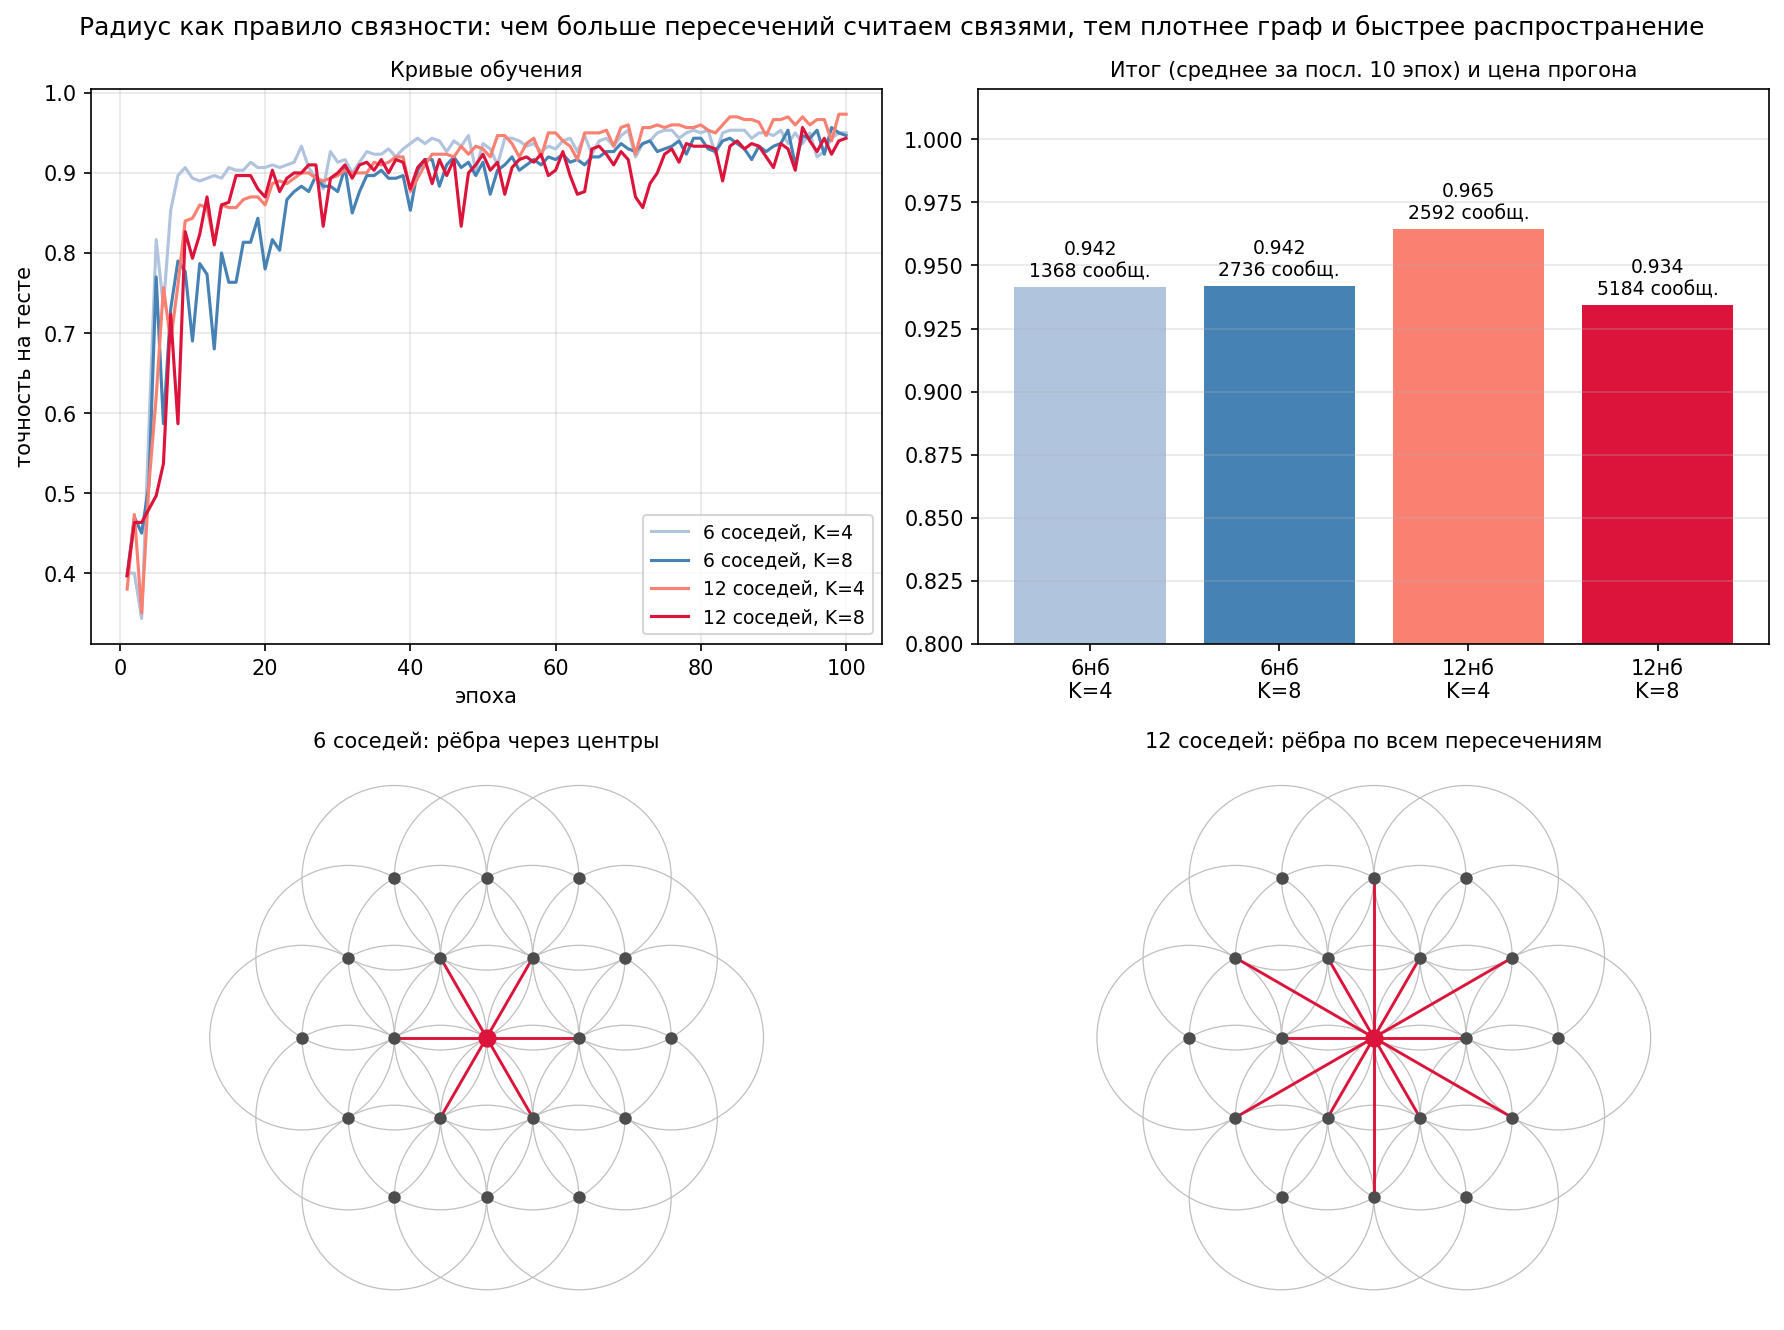

Source code (Python):
# -*- coding: utf-8 -*-
"""
Эксперимент: сколько пересечений считать связями?

При радиусе окружности = шагу решётки (пропорция Цветка жизни)
окружность пересекается не только с 6 ближайшими, но и со вторым
поясом (расстояние sqrt(3) < 2 радиусов). Сравниваем:

  NB=6  — рёбра только «через центр соседа» (расстояние 1)
  NB=12 — рёбра по всем пересечениям (расстояния 1 и sqrt(3))

и число шагов распространения K=4 / K=8. Всего 4 конфигурации,
данные и стартовые веса одинаковые (seed).

Запуск: NB=6 K=8 python3 ...; после всех четырёх: FIGURE=1 python3 ...
"""
import os
import numpy as np

rng = np.random.default_rng(42)
NB = int(os.environ.get("NB", 6))
K = int(os.environ.get("K", 8))

# ------------------------------------------------------- решётка
R_MAX = 6
axial = [(q, r) for q in range(-R_MAX, R_MAX + 1) for r in range(-R_MAX, R_MAX + 1)
         if max(abs(q), abs(r), abs(q + r)) <= R_MAX]
pos = np.array([(q + r / 2.0, r * np.sqrt(3) / 2.0) for q, r in axial])
N = len(axial)

def build_A(cutoff):
    d = np.linalg.norm(pos[:, None] - pos[None, :], axis=2)
    A = ((d > 1e-9) & (d < cutoff)).astype(float)
    return A, A / np.maximum(A.sum(1, keepdims=True), 1)

CUTOFF = {6: 1.1, 12: 1.9}[NB]     # 1.9: включает sqrt(3)~1.73, исключает 2.0
A, A_hat = build_A(CUTOFF)
E = int(A.sum() / 2)
print(f"NB={NB} K={K}: {N} узлов, {E} связей, "
      f"сообщений за прогон: {E * K}")

# ------------------------------------------------------- данные (общие)
def make_dataset(n_samples):
    X = np.zeros((n_samples, N, 1))
    y = rng.integers(0, 3, n_samples)
    inner = np.where(np.linalg.norm(pos, axis=1) < R_MAX - 2.5)[0]
    for s in range(n_samples):
        c = pos[rng.choice(inner)]
        d = np.linalg.norm(pos - c, axis=1)
        if y[s] == 0:
            r0 = rng.uniform(1.6, 3.2)
            v = (np.abs(d - r0) < 0.55).astype(float)
        elif y[s] == 1:
            v = np.exp(-d ** 2 / (2 * 1.1 ** 2))
        else:
            ang = rng.uniform(0, np.pi)
            nvec = np.array([np.cos(ang), np.sin(ang)])
            v = (np.abs((pos - c) @ nvec) < 0.55).astype(float)
        X[s, :, 0] = v + rng.normal(0, 0.15, N)
    return X, y

Xtr, ytr = make_dataset(900)
Xte, yte = make_dataset(300)

# ------------------------------------------------------- модель
D = 8

def init(shape, scale=None):
    scale = scale or 1.0 / np.sqrt(shape[0])
    return rng.normal(0, scale, shape)

P = {
    "Win": init((1, D)), "bin": np.zeros(D),
    "Ws":  init((D, D)), "Wn": init((D, D)), "b": np.zeros(D),
    "Wo":  init((2 * D, 3), 1.0 / np.sqrt(2 * D)), "bo": np.zeros(3),
}

def forward(X):
    cache = {"X": X, "H": []}
    h = np.tanh(X @ P["Win"] + P["bin"])
    cache["H"].append(h)
    for _ in range(K):
        m = np.matmul(A_hat, h)
        h = np.tanh(h @ P["Ws"] + m @ P["Wn"] + P["b"])
        cache["H"].append(h)
    amax = h.argmax(axis=1)
    g = np.concatenate([h.mean(axis=1),
                        np.take_along_axis(h, amax[:, None, :], 1)[:, 0, :]], 1)
    logits = g @ P["Wo"] + P["bo"]
    cache["g"], cache["amax"] = g, amax
    return logits, cache

def loss_and_grads(X, y):
    B = len(y)
    logits, cache = forward(X)
    e = np.exp(logits - logits.max(1, keepdims=True))
    p = e / e.sum(1, keepdims=True)
    loss = -np.log(p[np.arange(B), y] + 1e-12).mean()
    G = {k: np.zeros_like(v) for k, v in P.items()}
    dlogits = p.copy()
    dlogits[np.arange(B), y] -= 1
    dlogits /= B
    G["Wo"] = cache["g"].T @ dlogits
    G["bo"] = dlogits.sum(0)
    dg = dlogits @ P["Wo"].T
    dh = dg[:, None, :D] / N * np.ones((B, N, 1))
    dmax = np.zeros((B, N, D))
    np.put_along_axis(dmax, cache["amax"][:, None, :], dg[:, None, D:], axis=1)
    dh = dh + dmax
    for t in range(K, 0, -1):
        h_out, h_in = cache["H"][t], cache["H"][t - 1]
        dpre = dh * (1 - h_out ** 2)
        m_in = np.matmul(A_hat, h_in)
        dpre2 = dpre.reshape(-1, D)
        G["Ws"] += h_in.reshape(-1, D).T @ dpre2
        G["Wn"] += m_in.reshape(-1, D).T @ dpre2
        G["b"]  += dpre2.sum(0)
        dh = dpre @ P["Ws"].T + np.matmul(A_hat.T, dpre @ P["Wn"].T)
    dpre = dh * (1 - cache["H"][0] ** 2)
    G["Win"] = cache["X"].reshape(-1, 1).T @ dpre.reshape(-1, D)
    G["bin"] = dpre.reshape(-1, D).sum(0)
    return loss, G

# ------------------------------------------------------- обучение
if not os.environ.get("FIGURE"):
    import time
    EPOCHS, BATCH, LR = 100, 64, 3e-3
    budget = float(os.environ.get("TIME_BUDGET", 0)) or None
    M = {k: np.zeros_like(v) for k, v in P.items()}
    V = {k: np.zeros_like(v) for k, v in P.items()}
    t0, adam_t, acc_hist = time.time(), 0, []
    for ep in range(EPOCHS):
        idx = rng.permutation(len(ytr))
        for i in range(0, len(ytr), BATCH):
            j = idx[i:i + BATCH]
            loss, G = loss_and_grads(Xtr[j], ytr[j])
            adam_t += 1
            for k in P:
                M[k] = 0.9 * M[k] + 0.1 * G[k]
                V[k] = 0.999 * V[k] + 0.001 * G[k] ** 2
                mh, vh = M[k] / (1 - 0.9 ** adam_t), V[k] / (1 - 0.999 ** adam_t)
                P[k] -= LR * mh / (np.sqrt(vh) + 1e-8)
        logits, _ = forward(Xte)
        ta = (logits.argmax(1) == yte).mean()
        acc_hist.append(ta)
        if (ep + 1) % 20 == 0:
            print(f"эпоха {ep+1:3d}  test acc {ta:.3f}")
        if budget and time.time() - t0 > budget:
            print(f"(остановка по бюджету на эпохе {ep+1})")
            break
    print(f"итог NB={NB} K={K}: {acc_hist[-1]:.3f}, "
          f"время {time.time()-t0:.0f}с")
    np.savez(f"hist_nb{NB}_k{K}.npz", acc=np.array(acc_hist),
             edges=E, msgs=E * K, wall=time.time() - t0)

# ------------------------------------------------------- картинка
else:
    import matplotlib
    matplotlib.use("Agg")
    import matplotlib.pyplot as plt
    from matplotlib.patches import Circle

    configs = [(6, 4), (6, 8), (12, 4), (12, 8)]
    colors = {(6, 4): "lightsteelblue", (6, 8): "steelblue",
              (12, 4): "salmon", (12, 8): "crimson"}
    data = {c: np.load(f"hist_nb{c[0]}_k{c[1]}.npz") for c in configs}

    fig, axes = plt.subplots(2, 2, figsize=(12, 9))
    ax = axes[0, 0]
    for c in configs:
        d = data[c]
        ax.plot(np.arange(1, len(d["acc"]) + 1), d["acc"], color=colors[c],
                label=f"{c[0]} соседей, K={c[1]}")
    ax.set_xlabel("эпоха"); ax.set_ylabel("точность на тесте")
    ax.set_title("Кривые обучения", fontsize=10)
    ax.legend(fontsize=9); ax.grid(alpha=0.3)

    ax = axes[0, 1]
    xs = np.arange(4)
    finals = [data[c]["acc"][-10:].mean() for c in configs]
    msgs = [int(data[c]["msgs"]) for c in configs]
    bars = ax.bar(xs, finals, color=[colors[c] for c in configs])
    for x, f, m in zip(xs, finals, msgs):
        ax.text(x, f + 0.004, f"{f:.3f}\n{m} сообщ.", ha="center", fontsize=9)
    ax.set_xticks(xs, [f"{c[0]}нб\nK={c[1]}" for c in configs])
    ax.set_ylim(0.8, 1.02)
    ax.set_title("Итог (среднее за посл. 10 эпох) и цена прогона", fontsize=10)
    ax.grid(alpha=0.3, axis="y")

    # схемы связности центрального узла
    center = int(np.argmin(np.linalg.norm(pos, axis=1)))
    for col, nb in enumerate([6, 12]):
        ax = axes[1, col]
        Anb, _ = build_A({6: 1.1, 12: 1.9}[nb])
        near = np.linalg.norm(pos - pos[center], axis=1) < 2.6
        for i in np.where(near)[0]:
            ax.add_patch(Circle(pos[i], 1.0, fill=False, lw=0.6,
                                color="0.75", zorder=1))
        for j in np.where(Anb[center] > 0)[0]:
            ax.plot(*zip(pos[center], pos[j]), color="crimson", lw=1.4, zorder=2)
        ax.scatter(pos[near, 0], pos[near, 1], c="0.3", s=25, zorder=3)
        ax.scatter(*pos[center], c="crimson", s=60, zorder=4)
        ax.set_title(f"{nb} соседей: "
                     + ("рёбра через центры" if nb == 6
                        else "рёбра по всем пересечениям"), fontsize=10)
        ax.set_aspect("equal"); ax.axis("off")

    fig.suptitle("Радиус как правило связности: чем больше пересечений считаем "
                 "связями, тем плотнее граф и быстрее распространение",
                 fontsize=12)
    fig.tight_layout()
    fig.savefig("flower_of_life_dense.png", dpi=150, bbox_inches="tight")
    print("Сохранено: flower_of_life_dense.png")
